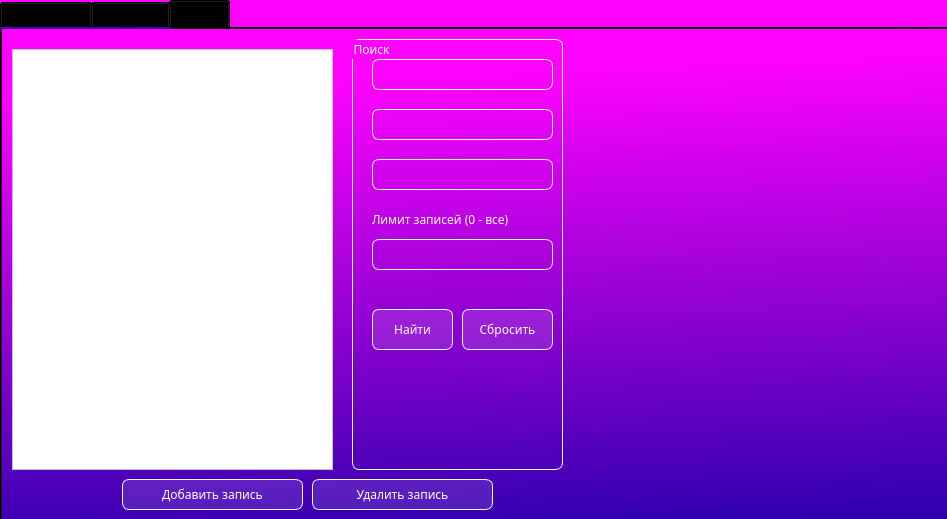
<?xml version="1.0" encoding="UTF-8"?>
<ui version="4.0">
 <class>MainWindow</class>
 <widget class="QMainWindow" name="MainWindow">
  <property name="geometry">
   <rect>
    <x>0</x>
    <y>0</y>
    <width>947</width>
    <height>519</height>
   </rect>
  </property>
  <property name="windowTitle">
   <string>Автомобиль</string>
  </property>
  <property name="styleSheet">
   <string notr="true">background-color:qlineargradient(spread:pad, x1:1, y1:1, x2:1, y2:0.221591, stop:0 rgba(194, 0, 90, 255), stop:0.994318 rgba(255, 164, 255, 255));</string>
  </property>
  <widget class="QWidget" name="centralwidget">
   <property name="styleSheet">
    <string notr="true">background-color:qlineargradient(spread:pad, x1:0.79, y1:1, x2:0.705, y2:0.0625, stop:0 rgba(48, 0, 173, 255), stop:1 rgba(255, 3, 255, 255));
font-family: Noto Sans SC;</string>
   </property>
   <widget class="QTabWidget" name="tabWidget">
    <property name="geometry">
     <rect>
      <x>0</x>
      <y>0</y>
      <width>951</width>
      <height>521</height>
     </rect>
    </property>
    <property name="styleSheet">
     <string notr="true">background-color:qlineargradient(spread:pad, x1:0.79, y1:1, x2:0.705, y2:0.0625, stop:0 rgba(48, 0, 173, 255), stop:1 rgba(255, 3, 255, 255));
</string>
    </property>
    <property name="currentIndex">
     <number>2</number>
    </property>
    <widget class="QWidget" name="tab1">
     <attribute name="title">
      <string>Владельцы</string>
     </attribute>
     <widget class="QTableView" name="tableView">
      <property name="geometry">
       <rect>
        <x>10</x>
        <y>10</y>
        <width>711</width>
        <height>431</height>
       </rect>
      </property>
      <property name="styleSheet">
       <string notr="true">background-color:rgb(255, 255, 255)</string>
      </property>
     </widget>
     <widget class="QGroupBox" name="groupBox">
      <property name="geometry">
       <rect>
        <x>730</x>
        <y>10</y>
        <width>211</width>
        <height>431</height>
       </rect>
      </property>
      <property name="styleSheet">
       <string notr="true">font: 75 16pt &quot;Calibri&quot;;
background-color:rgba(255,255,255,0);
color:white;
border-radius: 7px;
border: 1px solid rgba(255,255,255);
</string>
      </property>
      <property name="title">
       <string>Поиск</string>
      </property>
      <widget class="QLineEdit" name="lineEdit">
       <property name="geometry">
        <rect>
         <x>20</x>
         <y>60</y>
         <width>181</width>
         <height>31</height>
        </rect>
       </property>
       <property name="statusTip">
        <string/>
       </property>
       <property name="text">
        <string/>
       </property>
      </widget>
      <widget class="QLabel" name="label">
       <property name="geometry">
        <rect>
         <x>20</x>
         <y>310</y>
         <width>181</width>
         <height>16</height>
        </rect>
       </property>
       <property name="styleSheet">
        <string notr="true">font: 75 16pt &quot;Calibri&quot;;
background-color:rgba(255,255,255,0);
color:white;
border: 0px solid rgba(255,255,255);
border-radius: 7px;</string>
       </property>
       <property name="text">
        <string>Лимит записей (0 - все)</string>
       </property>
      </widget>
      <widget class="QLineEdit" name="lineEdit_2">
       <property name="geometry">
        <rect>
         <x>20</x>
         <y>100</y>
         <width>181</width>
         <height>31</height>
        </rect>
       </property>
      </widget>
      <widget class="QLineEdit" name="lineEdit_3">
       <property name="geometry">
        <rect>
         <x>20</x>
         <y>140</y>
         <width>181</width>
         <height>31</height>
        </rect>
       </property>
      </widget>
      <widget class="QLineEdit" name="lineEdit_4">
       <property name="geometry">
        <rect>
         <x>20</x>
         <y>180</y>
         <width>181</width>
         <height>31</height>
        </rect>
       </property>
      </widget>
      <widget class="QLineEdit" name="lineEdit_5">
       <property name="geometry">
        <rect>
         <x>20</x>
         <y>20</y>
         <width>181</width>
         <height>31</height>
        </rect>
       </property>
      </widget>
      <widget class="QLineEdit" name="lineEdit_6">
       <property name="geometry">
        <rect>
         <x>20</x>
         <y>220</y>
         <width>181</width>
         <height>31</height>
        </rect>
       </property>
      </widget>
      <widget class="QLineEdit" name="lineEdit_7">
       <property name="geometry">
        <rect>
         <x>20</x>
         <y>260</y>
         <width>181</width>
         <height>31</height>
        </rect>
       </property>
      </widget>
      <widget class="QPushButton" name="pushButton_8">
       <property name="geometry">
        <rect>
         <x>20</x>
         <y>370</y>
         <width>81</width>
         <height>41</height>
        </rect>
       </property>
       <property name="styleSheet">
        <string notr="true">QPushButton{
font: 75 14pt &quot;Calibri&quot;;
background-color:rgba(255,255,255,30);
border: 1px solid rgba(255,255,255);
border-radius: 7px;
color:white;
}

QPushButton:hover{
background-color:rgba(255,255,255,45);
}
QPushButton:pressed{
background-color:rgba(255,255,255,60);
}</string>
       </property>
       <property name="text">
        <string>Найти</string>
       </property>
       <property name="icon">
        <iconset resource="icons.qrc">
         <normaloff>:/icon/search_30dp_FFFFFF_FILL0_wght400_GRAD0_opsz24.svg</normaloff>:/icon/search_30dp_FFFFFF_FILL0_wght400_GRAD0_opsz24.svg</iconset>
       </property>
       <property name="iconSize">
        <size>
         <width>16</width>
         <height>16</height>
        </size>
       </property>
      </widget>
      <widget class="QPushButton" name="pushButton_9">
       <property name="geometry">
        <rect>
         <x>110</x>
         <y>370</y>
         <width>91</width>
         <height>41</height>
        </rect>
       </property>
       <property name="styleSheet">
        <string notr="true">QPushButton{
font: 75 14pt &quot;Calibri&quot;;
background-color:rgba(255,255,255,30);
border: 1px solid rgba(255,255,255);
border-radius: 7px;
color:white;
}

QPushButton:hover{
background-color:rgba(255,255,255,45);
}
QPushButton:pressed{
background-color:rgba(255,255,255,60);
}</string>
       </property>
       <property name="text">
        <string>Сбросить</string>
       </property>
       <property name="icon">
        <iconset resource="icons.qrc">
         <normaloff>:/icon/close_30dp_FFFFFF_FILL0_wght400_GRAD0_opsz24.svg</normaloff>:/icon/close_30dp_FFFFFF_FILL0_wght400_GRAD0_opsz24.svg</iconset>
       </property>
       <property name="iconSize">
        <size>
         <width>16</width>
         <height>16</height>
        </size>
       </property>
      </widget>
      <widget class="QLineEdit" name="lineEdit_9">
       <property name="geometry">
        <rect>
         <x>20</x>
         <y>330</y>
         <width>181</width>
         <height>31</height>
        </rect>
       </property>
      </widget>
     </widget>
     <widget class="QPushButton" name="pushButton_14">
      <property name="geometry">
       <rect>
        <x>510</x>
        <y>450</y>
        <width>181</width>
        <height>31</height>
       </rect>
      </property>
      <property name="styleSheet">
       <string notr="true">QPushButton{
font: 75 14pt &quot;Calibri&quot;;
background-color:rgba(255,255,255,30);
border: 1px solid rgba(255,255,255);
border-radius: 7px;
color:white;
}

QPushButton:hover{
background-color:rgba(255,255,255,45);
}
QPushButton:pressed{
background-color:rgba(255,255,255,60);
}</string>
      </property>
      <property name="text">
       <string>Удалить запись</string>
      </property>
      <property name="icon">
       <iconset resource="icons.qrc">
        <normaloff>:/icon/delete_30dp_FFFFFF_FILL0_wght400_GRAD0_opsz24.svg</normaloff>:/icon/delete_30dp_FFFFFF_FILL0_wght400_GRAD0_opsz24.svg</iconset>
      </property>
      <property name="iconSize">
       <size>
        <width>16</width>
        <height>16</height>
       </size>
      </property>
     </widget>
     <widget class="QPushButton" name="pushButton_15">
      <property name="geometry">
       <rect>
        <x>320</x>
        <y>450</y>
        <width>181</width>
        <height>31</height>
       </rect>
      </property>
      <property name="styleSheet">
       <string notr="true">QPushButton{
font: 75 14pt &quot;Calibri&quot;;
background-color:rgba(255,255,255,30);
border: 1px solid rgba(255,255,255);
border-radius: 7px;
color:white;
}

QPushButton:hover{
background-color:rgba(255,255,255,45);
}
QPushButton:pressed{
background-color:rgba(255,255,255,60);
}</string>
      </property>
      <property name="text">
       <string>Добавить запись</string>
      </property>
      <property name="icon">
       <iconset resource="icons.qrc">
        <normaloff>:/icon/add_30dp_FFFFFF_FILL0_wght400_GRAD0_opsz24.svg</normaloff>:/icon/add_30dp_FFFFFF_FILL0_wght400_GRAD0_opsz24.svg</iconset>
      </property>
      <property name="iconSize">
       <size>
        <width>16</width>
        <height>16</height>
       </size>
      </property>
     </widget>
    </widget>
    <widget class="QWidget" name="tab2">
     <attribute name="title">
      <string>Машины</string>
     </attribute>
     <widget class="QTableView" name="tableView_2">
      <property name="geometry">
       <rect>
        <x>20</x>
        <y>10</y>
        <width>441</width>
        <height>431</height>
       </rect>
      </property>
      <property name="styleSheet">
       <string notr="true">background-color:rgb(255, 255, 255)</string>
      </property>
     </widget>
     <widget class="QGroupBox" name="groupBox_2">
      <property name="geometry">
       <rect>
        <x>490</x>
        <y>10</y>
        <width>211</width>
        <height>431</height>
       </rect>
      </property>
      <property name="styleSheet">
       <string notr="true">font: 75 16pt &quot;Calibri&quot;;
background-color:rgba(255,255,255,0);
color:white;
border: 1px solid rgba(255,255,255);
border-radius: 7px;</string>
      </property>
      <property name="title">
       <string>Поиск</string>
      </property>
      <widget class="QLineEdit" name="lineEdit_8">
       <property name="geometry">
        <rect>
         <x>20</x>
         <y>60</y>
         <width>181</width>
         <height>31</height>
        </rect>
       </property>
       <property name="styleSheet">
        <string notr="true">font: 75 16pt &quot;Calibri&quot;;
border: 1px solid rgba(255,255,255);
border-radius: 7px;
color:white;</string>
       </property>
      </widget>
      <widget class="QLabel" name="label_2">
       <property name="geometry">
        <rect>
         <x>20</x>
         <y>290</y>
         <width>181</width>
         <height>16</height>
        </rect>
       </property>
       <property name="styleSheet">
        <string notr="true">font: 75 16pt &quot;Calibri&quot;;
background-color:rgba(255,255,255,0);
color:white;
border: 1px solid rgba(255,255,255,0);
border-radius: 0px;</string>
       </property>
       <property name="text">
        <string>Показать записей</string>
       </property>
      </widget>
      <widget class="QPushButton" name="pushButton_4">
       <property name="geometry">
        <rect>
         <x>20</x>
         <y>370</y>
         <width>81</width>
         <height>41</height>
        </rect>
       </property>
       <property name="styleSheet">
        <string notr="true">QPushButton{
font: 75 14pt &quot;Calibri&quot;;
background-color:rgba(255,255,255,30);
border: 1px solid rgba(255,255,255);
border-radius: 7px;
color:white;
}

QPushButton:hover{
background-color:rgba(255,255,255,45);
}
QPushButton:pressed{
background-color:rgba(255,255,255,60);
}</string>
       </property>
       <property name="text">
        <string>Найти</string>
       </property>
       <property name="icon">
        <iconset resource="icons.qrc">
         <normaloff>:/icon/search_30dp_FFFFFF_FILL0_wght400_GRAD0_opsz24.svg</normaloff>:/icon/search_30dp_FFFFFF_FILL0_wght400_GRAD0_opsz24.svg</iconset>
       </property>
       <property name="iconSize">
        <size>
         <width>16</width>
         <height>16</height>
        </size>
       </property>
      </widget>
      <widget class="QComboBox" name="comboBox">
       <property name="geometry">
        <rect>
         <x>20</x>
         <y>20</y>
         <width>181</width>
         <height>31</height>
        </rect>
       </property>
       <property name="styleSheet">
        <string notr="true">font: 75 16pt &quot;Calibri&quot;;
border: 1px solid rgba(255,255,255);
border-radius: 7px;
color:white;</string>
       </property>
      </widget>
      <widget class="QComboBox" name="comboBox_2">
       <property name="geometry">
        <rect>
         <x>20</x>
         <y>110</y>
         <width>181</width>
         <height>31</height>
        </rect>
       </property>
       <property name="styleSheet">
        <string notr="true">font: 75 16pt &quot;Calibri&quot;;

color:white;
border: 1px solid rgba(255,255,255);
border-radius: 7px;</string>
       </property>
      </widget>
      <widget class="QLabel" name="label_3">
       <property name="geometry">
        <rect>
         <x>20</x>
         <y>150</y>
         <width>71</width>
         <height>16</height>
        </rect>
       </property>
       <property name="styleSheet">
        <string notr="true">font: 75 16pt &quot;Calibri&quot;;
background-color:rgba(255,255,255,0);
color:white;
border: 1px solid rgba(255,255,255,0);
border-radius: 0px;</string>
       </property>
       <property name="text">
        <string>Цена от</string>
       </property>
      </widget>
      <widget class="QSpinBox" name="spinBox_3">
       <property name="geometry">
        <rect>
         <x>20</x>
         <y>170</y>
         <width>181</width>
         <height>31</height>
        </rect>
       </property>
       <property name="styleSheet">
        <string notr="true">border: 1px solid rgba(255,255,255);
border-radius: 7px;</string>
       </property>
      </widget>
      <widget class="QLabel" name="label_4">
       <property name="geometry">
        <rect>
         <x>20</x>
         <y>210</y>
         <width>71</width>
         <height>16</height>
        </rect>
       </property>
       <property name="styleSheet">
        <string notr="true">font: 75 16pt &quot;Calibri&quot;;
background-color:rgba(255,255,255,0);
color:white;
border: 1px solid rgba(255,255,255,0);
border-radius: 0px;</string>
       </property>
       <property name="text">
        <string>Цена до</string>
       </property>
      </widget>
      <widget class="QSpinBox" name="spinBox_4">
       <property name="geometry">
        <rect>
         <x>20</x>
         <y>230</y>
         <width>181</width>
         <height>31</height>
        </rect>
       </property>
       <property name="styleSheet">
        <string notr="true">border: 1px solid rgba(255,255,255);
border-radius: 7px;</string>
       </property>
      </widget>
      <widget class="QPushButton" name="pushButton_6">
       <property name="geometry">
        <rect>
         <x>110</x>
         <y>370</y>
         <width>91</width>
         <height>41</height>
        </rect>
       </property>
       <property name="styleSheet">
        <string notr="true">font: 75 14pt &quot;Calibri&quot;;
background-color:rgba(255,255,255,30);
border: 1px solid rgba(255,255,255);
border-radius: 7px;
color:white;</string>
       </property>
       <property name="text">
        <string>Сбросить</string>
       </property>
       <property name="icon">
        <iconset resource="icons.qrc">
         <normaloff>:/icon/close_30dp_FFFFFF_FILL0_wght400_GRAD0_opsz24.svg</normaloff>:/icon/close_30dp_FFFFFF_FILL0_wght400_GRAD0_opsz24.svg</iconset>
       </property>
       <property name="iconSize">
        <size>
         <width>16</width>
         <height>16</height>
        </size>
       </property>
      </widget>
      <widget class="QLineEdit" name="lineEdit_14">
       <property name="geometry">
        <rect>
         <x>20</x>
         <y>320</y>
         <width>181</width>
         <height>31</height>
        </rect>
       </property>
      </widget>
     </widget>
     <widget class="QPushButton" name="pushButton_13">
      <property name="geometry">
       <rect>
        <x>210</x>
        <y>450</y>
        <width>181</width>
        <height>31</height>
       </rect>
      </property>
      <property name="styleSheet">
       <string notr="true">QPushButton{
font: 75 14pt &quot;Calibri&quot;;
background-color:rgba(255,255,255,30);
border: 1px solid rgba(255,255,255);
border-radius: 7px;
color:white;
}

QPushButton:hover{
background-color:rgba(255,255,255,45);
}
QPushButton:pressed{
background-color:rgba(255,255,255,60);
}</string>
      </property>
      <property name="text">
       <string>Добавить запись</string>
      </property>
      <property name="icon">
       <iconset resource="icons.qrc">
        <normaloff>:/icon/add_30dp_FFFFFF_FILL0_wght400_GRAD0_opsz24.svg</normaloff>:/icon/add_30dp_FFFFFF_FILL0_wght400_GRAD0_opsz24.svg</iconset>
      </property>
      <property name="iconSize">
       <size>
        <width>16</width>
        <height>16</height>
       </size>
      </property>
     </widget>
     <widget class="QPushButton" name="pushButton_16">
      <property name="geometry">
       <rect>
        <x>400</x>
        <y>450</y>
        <width>181</width>
        <height>31</height>
       </rect>
      </property>
      <property name="styleSheet">
       <string notr="true">QPushButton{
font: 75 14pt &quot;Calibri&quot;;
background-color:rgba(255,255,255,30);
border: 1px solid rgba(255,255,255);
border-radius: 7px;
color:white;
}

QPushButton:hover{
background-color:rgba(255,255,255,45);
}
QPushButton:pressed{
background-color:rgba(255,255,255,60);
}</string>
      </property>
      <property name="text">
       <string>Удалить запись</string>
      </property>
      <property name="icon">
       <iconset resource="icons.qrc">
        <normaloff>:/icon/delete_30dp_FFFFFF_FILL0_wght400_GRAD0_opsz24.svg</normaloff>:/icon/delete_30dp_FFFFFF_FILL0_wght400_GRAD0_opsz24.svg</iconset>
      </property>
      <property name="iconSize">
       <size>
        <width>16</width>
        <height>16</height>
       </size>
      </property>
     </widget>
    </widget>
    <widget class="QWidget" name="tab3">
     <attribute name="title">
      <string>Права</string>
     </attribute>
     <widget class="QGroupBox" name="groupBox_3">
      <property name="geometry">
       <rect>
        <x>350</x>
        <y>10</y>
        <width>211</width>
        <height>431</height>
       </rect>
      </property>
      <property name="styleSheet">
       <string notr="true">font: 75 16pt &quot;Calibri&quot;;
background-color:rgba(255,255,255,0);
color:white;
border: 1px solid rgba(255,255,255);
border-radius: 7px;</string>
      </property>
      <property name="title">
       <string>Поиск</string>
      </property>
      <widget class="QLineEdit" name="lineEdit_10">
       <property name="geometry">
        <rect>
         <x>20</x>
         <y>70</y>
         <width>181</width>
         <height>31</height>
        </rect>
       </property>
      </widget>
      <widget class="QLineEdit" name="lineEdit_11">
       <property name="geometry">
        <rect>
         <x>20</x>
         <y>120</y>
         <width>181</width>
         <height>31</height>
        </rect>
       </property>
      </widget>
      <widget class="QLineEdit" name="lineEdit_12">
       <property name="geometry">
        <rect>
         <x>20</x>
         <y>20</y>
         <width>181</width>
         <height>31</height>
        </rect>
       </property>
      </widget>
      <widget class="QLabel" name="label_5">
       <property name="geometry">
        <rect>
         <x>20</x>
         <y>170</y>
         <width>181</width>
         <height>21</height>
        </rect>
       </property>
       <property name="styleSheet">
        <string notr="true">font-color:white;
font: 75 16pt &quot;Calibri&quot;;
background-color:rgba(255,255,255,0);
color:white;
border: 0px solid rgba(255,255,255);
border-radius: 0px;</string>
       </property>
       <property name="text">
        <string>Лимит записей (0 - все)</string>
       </property>
      </widget>
      <widget class="QPushButton" name="pushButton_5">
       <property name="geometry">
        <rect>
         <x>20</x>
         <y>270</y>
         <width>81</width>
         <height>41</height>
        </rect>
       </property>
       <property name="styleSheet">
        <string notr="true">QPushButton{
font: 75 14pt &quot;Calibri&quot;;
background-color:rgba(255,255,255,30);
border: 1px solid rgba(255,255,255);
border-radius: 7px;
color:white;
}

QPushButton:hover{
background-color:rgba(255,255,255,45);
}
QPushButton:pressed{
background-color:rgba(255,255,255,60);
}</string>
       </property>
       <property name="text">
        <string>Найти</string>
       </property>
       <property name="icon">
        <iconset resource="icons.qrc">
         <normaloff>:/icon/search_30dp_FFFFFF_FILL0_wght400_GRAD0_opsz24.svg</normaloff>:/icon/search_30dp_FFFFFF_FILL0_wght400_GRAD0_opsz24.svg</iconset>
       </property>
       <property name="iconSize">
        <size>
         <width>16</width>
         <height>16</height>
        </size>
       </property>
      </widget>
      <widget class="QPushButton" name="pushButton_7">
       <property name="geometry">
        <rect>
         <x>110</x>
         <y>270</y>
         <width>91</width>
         <height>41</height>
        </rect>
       </property>
       <property name="styleSheet">
        <string notr="true">QPushButton{
font: 75 14pt &quot;Calibri&quot;;
background-color:rgba(255,255,255,30);
border: 1px solid rgba(255,255,255);
border-radius: 7px;
color:white;
}

QPushButton:hover{
background-color:rgba(255,255,255,45);
}
QPushButton:pressed{
background-color:rgba(255,255,255,60);
}</string>
       </property>
       <property name="text">
        <string>Сбросить</string>
       </property>
       <property name="icon">
        <iconset resource="icons.qrc">
         <normaloff>:/icon/close_30dp_FFFFFF_FILL0_wght400_GRAD0_opsz24.svg</normaloff>:/icon/close_30dp_FFFFFF_FILL0_wght400_GRAD0_opsz24.svg</iconset>
       </property>
       <property name="iconSize">
        <size>
         <width>16</width>
         <height>16</height>
        </size>
       </property>
      </widget>
      <widget class="QLineEdit" name="lineEdit_15">
       <property name="geometry">
        <rect>
         <x>20</x>
         <y>200</y>
         <width>181</width>
         <height>31</height>
        </rect>
       </property>
      </widget>
     </widget>
     <widget class="QTableView" name="tableView_3">
      <property name="geometry">
       <rect>
        <x>10</x>
        <y>20</y>
        <width>321</width>
        <height>421</height>
       </rect>
      </property>
      <property name="styleSheet">
       <string notr="true">background-color:rgb(255, 255, 255)</string>
      </property>
     </widget>
     <widget class="QPushButton" name="pushButton_11">
      <property name="geometry">
       <rect>
        <x>310</x>
        <y>450</y>
        <width>181</width>
        <height>31</height>
       </rect>
      </property>
      <property name="styleSheet">
       <string notr="true">QPushButton{
font: 75 14pt &quot;Calibri&quot;;
background-color:rgba(255,255,255,30);
border: 1px solid rgba(255,255,255);
border-radius: 7px;
color:white;
}

QPushButton:hover{
background-color:rgba(255,255,255,45);
}
QPushButton:pressed{
background-color:rgba(255,255,255,60);
}</string>
      </property>
      <property name="text">
       <string>Удалить запись</string>
      </property>
      <property name="icon">
       <iconset resource="icons.qrc">
        <normaloff>:/icon/delete_30dp_FFFFFF_FILL0_wght400_GRAD0_opsz24.svg</normaloff>:/icon/delete_30dp_FFFFFF_FILL0_wght400_GRAD0_opsz24.svg</iconset>
      </property>
      <property name="iconSize">
       <size>
        <width>16</width>
        <height>16</height>
       </size>
      </property>
     </widget>
     <widget class="QPushButton" name="pushButton_12">
      <property name="geometry">
       <rect>
        <x>120</x>
        <y>450</y>
        <width>181</width>
        <height>31</height>
       </rect>
      </property>
      <property name="styleSheet">
       <string notr="true">QPushButton{
font: 75 14pt &quot;Calibri&quot;;
background-color:rgba(255,255,255,30);
border: 1px solid rgba(255,255,255);
border-radius: 7px;
color:white;
}

QPushButton:hover{
background-color:rgba(255,255,255,45);
}
QPushButton:pressed{
background-color:rgba(255,255,255,60);
}</string>
      </property>
      <property name="text">
       <string>Добавить запись</string>
      </property>
      <property name="icon">
       <iconset resource="icons.qrc">
        <normaloff>:/icon/add_30dp_FFFFFF_FILL0_wght400_GRAD0_opsz24.svg</normaloff>:/icon/add_30dp_FFFFFF_FILL0_wght400_GRAD0_opsz24.svg</iconset>
      </property>
      <property name="iconSize">
       <size>
        <width>16</width>
        <height>16</height>
       </size>
      </property>
     </widget>
    </widget>
   </widget>
  </widget>
 </widget>
 <resources>
  <include location="icons.qrc"/>
 </resources>
 <connections/>
</ui>
